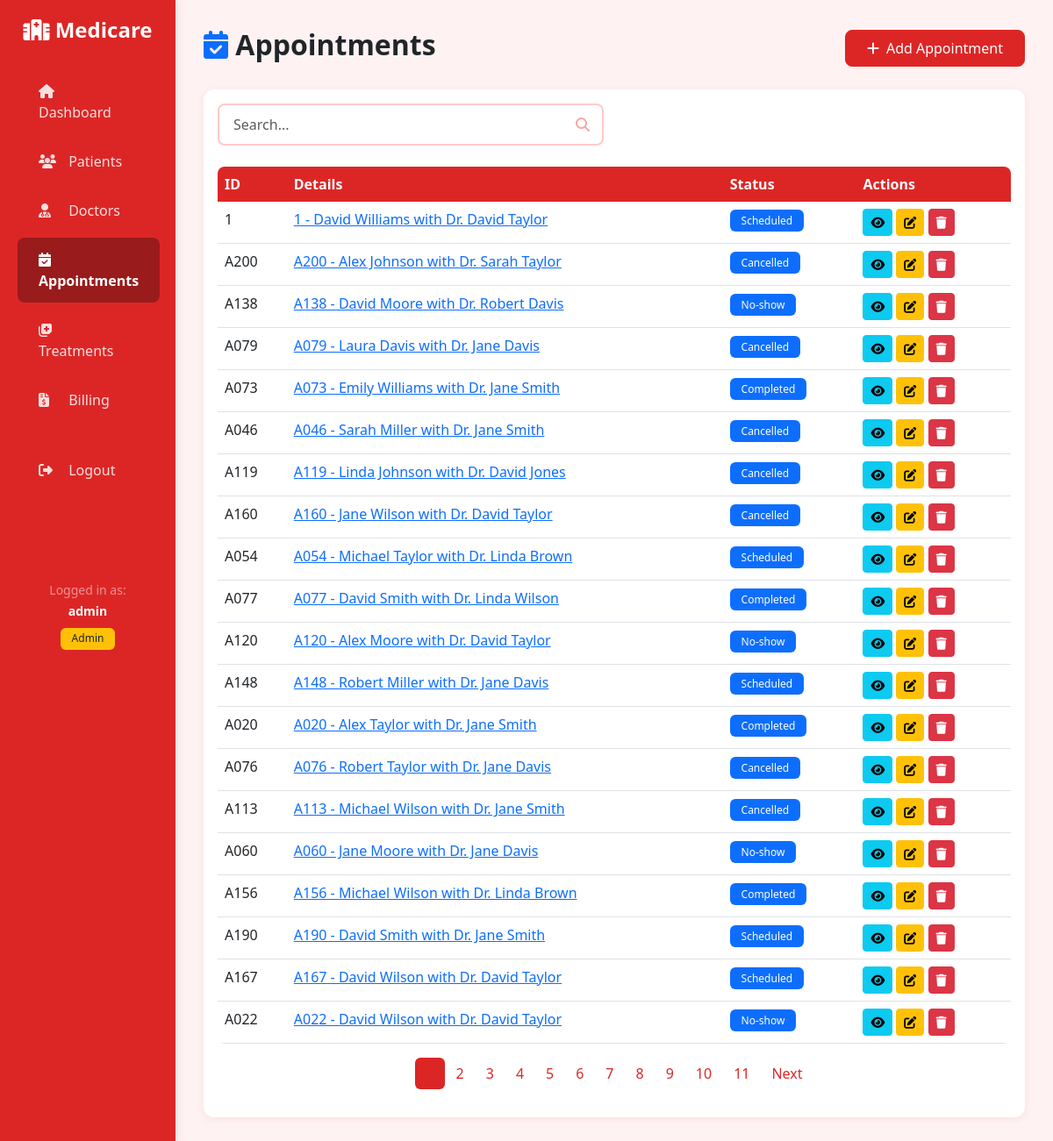
The page /appointments/ (signed in) on the database its author committed.
### medicare/models.py (models this page shows, shortened)
class Appointment(models.Model):
    STATUS_CHOICES = [
        ('Scheduled', 'Scheduled'),
        ('Completed', 'Completed'),
        ('Cancelled', 'Cancelled'),
        ('No-show', 'No-show'),
    ]
    REASON_CHOICES = [
        ('Checkup', 'Checkup'),
        ('Consultation', 'Consultation'),
        ('Follow-up', 'Follow-up'),
        ('Emergency', 'Emergency'),
        ('Therapy', 'Therapy'),
    ]
    appointment_id = models.CharField(max_length=10, unique=True, primary_key=True)
    patient = models.ForeignKey(Patient, on_delete=models.CASCADE, related_name='appointments')
    doctor = models.ForeignKey(Doctor, on_delete=models.CASCADE, related_name='appointments')
    appointment_date = models.DateField()
    appointment_time = models.TimeField()
    reason_for_visit = models.CharField(max_length=100, choices=REASON_CHOICES)
    status = models.CharField(max_length=20, choices=STATUS_CHOICES, default='Scheduled')
    notes = models.TextField(blank=True, null=True)
    created_at = models.DateTimeField(auto_now_add=True)
    updated_at = models.DateTimeField(auto_now=True)
    class Meta:
        ordering = ['-appointment_date', '-appointment_time']
    def __str__(self):
        return f"{self.appointment_id} - {self.patient.full_name} with {self.doctor.full_name}"

class Patient(models.Model):
    GENDER_CHOICES = [
        ('M', 'Male'),
        ('F', 'Female'),
        ('O', 'Other'),
    ]
    patient_id = models.CharField(max_length=10, unique=True, primary_key=True)
    first_name = models.CharField(max_length=100)
    last_name = models.CharField(max_length=100)
    gender = models.CharField(max_length=1, choices=GENDER_CHOICES)
    date_of_birth = models.DateField()
    contact_number = models.CharField(max_length=15)
    address = models.TextField()
    registration_date = models.DateField()
    insurance_provider = models.CharField(max_length=100)
    insurance_number = models.CharField(max_length=50)
    email = models.EmailField()
    class Meta:
        ordering = ['patient_id']
    @property
    def full_name(self):
        return f"{self.first_name} {self.last_name}"

class Doctor(models.Model):
    SPECIALIZATIONS = [
        ('Cardiology', 'Cardiology'),
        ('Dermatology', 'Dermatology'),
        ('Pediatrics', 'Pediatrics'),
        ('Oncology', 'Oncology'),
        ('Neurology', 'Neurology'),
        ('Orthopedics', 'Orthopedics'),
        ('Other', 'Other'),
    ]
    doctor_id = models.CharField(max_length=10, unique=True, primary_key=True)
    first_name = models.CharField(max_length=100)
    last_name = models.CharField(max_length=100)
    specialization = models.CharField(max_length=100, choices=SPECIALIZATIONS)
    phone_number = models.CharField(max_length=15)
    years_experience = models.IntegerField()
    hospital_branch = models.CharField(max_length=100)
    email = models.EmailField()
    class Meta:
        ordering = ['doctor_id']
    @property
    def full_name(self):
        return f"Dr. {self.first_name} {self.last_name}"

### medicare/views.py (the view, shortened to what this page needs)
# urls.py: path('appointments/', views.appointment_list, name='appointment_list'),
@login_required
def appointment_list(request):
    search_query = request.GET.get('search', '')
    status = request.GET.get('status', '')
    date_from = request.GET.get('date_from', '')
    date_to = request.GET.get('date_to', '')
    appointments = Appointment.objects.select_related('patient', 'doctor').all()
    if status:
        appointments = appointments.filter(status=status)
    if date_from:
        appointments = appointments.filter(appointment_date__gte=date_from)
    if date_to:
        appointments = appointments.filter(appointment_date__lte=date_to)
    paginator = Paginator(appointments, 20)
    page_number = request.GET.get('page')
    page_obj = paginator.get_page(page_number)
    statuses = Appointment.STATUS_CHOICES
    context = {
        'page_obj': page_obj,
        'search_query': search_query,
        'status': status,
        'date_from': date_from,
        'date_to': date_to,
        'statuses': statuses,
    }
    return render(request, 'medicare/appointment_list.html', context)

### templates/medicare/appointment_list.html (shortened to what this page needs)
{%extends 'medicare/base.html'%}
{%block content%}
<div class="d-flex justify-content-between align-items-center mb-4">
    <h1 class="h2 fw-bold"><i class="fas fa-calendar-check text-primary"></i> Appointments</h1>
    <a href="{%url 'appointment_create'%}" class="btn btn-primary">
        <i class="fas fa-plus me-2"></i>Add Appointment
    </a>
</div>
<div class="card">
    <div class="card-body">
        <div class="row mb-4">
            <div class="col-md-6">
                <form method="get" class="search-box">
                    <input type="text" name="search" class="form-control" placeholder="Search..." value="{{search_query}}">
                    <i class="fas fa-search"></i>
                </form>
            </div>
        </div>
        <div class="table-responsive">
            <table class="table table-hover">
                <thead>
                    <tr>
                        <th>ID</th>
                        <th>Details</th>
                        <th>Status</th>
                        <th>Actions</th>
                    </tr>
                </thead>
                <tbody>
                    {%for item in page_obj%}
                    <tr>
                        <td>{{item.appointment_id}}</td>
                        <td><a href="{%url 'appointment_detail' item.appointment_id%}">{{item}}</a></td>
                        <td>{%if item.status%}<span class="badge bg-primary">{{item.status}}</span>{%endif%}</td>
                        <td>
                            <a href="{%url 'appointment_detail' item.appointment_id%}" class="btn btn-sm btn-info">
                                <i class="fas fa-eye"></i>
                            </a>
                            <a href="{%url 'appointment_update' item.appointment_id%}" class="btn btn-sm btn-warning">
                                <i class="fas fa-edit"></i>
                            </a>
                            <a href="{%url 'appointment_delete' item.appointment_id%}" class="btn btn-sm btn-danger">
                                <i class="fas fa-trash"></i>
                            </a>
                        </td>
                    </tr>
                    {%empty%}
                    <tr>
                        <td colspan="4" class="text-center text-muted">No appointments found</td>
                    </tr>
                    {%endfor%}
                </tbody>
            </table>
        </div>
        {%if page_obj.has_other_pages%}
        <nav>
            <ul class="pagination justify-content-center">
                {%for num in page_obj.paginator.page_range%}
                <li class="page-item {%if page_obj.number == num%}active{%endif%}">
                    <a class="page-link" href="?page={{num}}">{{num}}</a>
                </li>
                {%endfor%}
                {%if page_obj.has_next%}
                <li class="page-item">
                    <a class="page-link" href="?page={{page_obj.next_page_number}}">Next</a>
                </li>
                {%endif%}
            </ul>
        </nav>
        {%endif%}
    </div>
</div>
{%endblock%}

### templates/medicare/base.html (shortened to what this page needs)
<!DOCTYPE html>
<html lang="en">
<head>
    <link href="https://cdn.jsdelivr.net/npm/bootstrap@5.3.0/dist/css/bootstrap.min.css" rel="stylesheet">
    <link rel="stylesheet" href="https://cdnjs.cloudflare.com/ajax/libs/font-awesome/6.4.0/css/all.min.css">
</head>
<body>
    {% if user.is_authenticated %}
    <div class="container-fluid">
        <div class="row">
            <nav class="col-md-2 d-md-block sidebar">
                <div class="position-sticky pt-3">
                    <a href="{% url 'dashboard' %}" class="navbar-brand d-block text-center mb-4">
                        <i class="fas fa-hospital-alt"></i> Medicare
                    </a>
                    <ul class="nav flex-column">
                        <li class="nav-item">
                            <a class="nav-link {% if request.resolver_match.url_name == 'dashboard' %}active{% endif %}" href="{% url 'dashboard' %}">
                                <i class="fas fa-home"></i> Dashboard
                            </a>
                        </li>
                        {% if user.is_staff or user.is_superuser %}
                        <li class="nav-item">
                            <a class="nav-link {% if 'patient' in request.resolver_match.url_name %}active{% endif %}" href="{% url 'patient_list' %}">
                                <i class="fas fa-users"></i> Patients
                            </a>
                        </li>
                        <li class="nav-item">
                            <a class="nav-link {% if 'doctor' in request.resolver_match.url_name %}active{% endif %}" href="{% url 'doctor_list' %}">
                                <i class="fas fa-user-md"></i> Doctors
                            </a>
                        </li>
                        <li class="nav-item">
                            <a class="nav-link {% if 'appointment' in request.resolver_match.url_name %}active{% endif %}" href="{% url 'appointment_list' %}">
                                <i class="fas fa-calendar-check"></i> Appointments
                            </a>
                        </li>
                        <li class="nav-item">
                            <a class="nav-link {% if 'treatment' in request.resolver_match.url_name %}active{% endif %}" href="{% url 'treatment_list' %}">
                                <i class="fas fa-notes-medical"></i> Treatments
                            </a>
                        </li>
                        <li class="nav-item">
                            <a class="nav-link {% if 'billing' in request.resolver_match.url_name %}active{% endif %}" href="{% url 'billing_list' %}">
                                <i class="fas fa-file-invoice-dollar"></i> Billing
                            </a>
                        </li>
                        {% endif %}
                        <li class="nav-item mt-4">
                            <a class="nav-link" href="{% url 'logout' %}">
                                <i class="fas fa-sign-out-alt"></i> Logout
                            </a>
                        </li>
                    </ul>
                    <div class="text-center text-white-50 mt-5 pt-5">
                        <small>Logged in as:<br><strong class="text-white">{{ user.username }}</strong></small>
                        {% if user.is_staff or user.is_superuser %}
                        <br><span class="badge bg-warning text-dark mt-2">Admin</span>
                        {% else %}
                        <br><span class="badge bg-info mt-2">User</span>
                        {% endif %}
                    </div>
                </div>
            </nav>
            <main class="col-md-10 ms-sm-auto main-content">
                {% block content %}{% endblock %}
            </main>
        </div>
    </div>
    {% else %}
        {% block login_content %}{% endblock %}
    {% endif %}
</body>
</html>

### templates/medicare/base.html (style rules this page uses)
:root { --primary-color: #dc2626; --primary-hover: #b91c1c; --primary-dark: #991b1b; --secondary-color: #fca5a5; --success-color: #dc2626; --danger-color: #7f1d1d; --warning-color: #f87171; --info-color: #ef4444; --dark-color: #450a0a; --light-color: #fef2f2; --border-color: #fecaca; }
body { font-family: 'Segoe UI', Tahoma, Geneva, Verdana, sans-serif; background-color: var(--light-color); }
.sidebar { min-height: 100vh; background: #dc2626; box-shadow: 2px 0 10px rgba(220, 38, 38, 0.1); }
.sidebar .nav-link { color: rgba(255,255,255,0.85); padding: 0.8rem 1.5rem; transition: all 0.3s ease; border-radius: 8px; margin: 0.2rem 0.5rem; }
.sidebar .nav-link.active { background-color: #991b1b; color: white; font-weight: 600; }
.sidebar .nav-link i { margin-right: 10px; width: 20px; }
.main-content { padding: 2rem; }
.card { border: none; border-radius: 12px; box-shadow: 0 2px 8px rgba(220, 38, 38, 0.08); transition: transform 0.3s ease, box-shadow 0.3s ease; }
.btn-primary { background-color: var(--primary-color); border-color: var(--primary-color); padding: 0.5rem 1.5rem; border-radius: 8px; transition: all 0.3s ease; }
.table { border-radius: 8px; overflow: hidden; }
.table thead th { background-color: var(--primary-color); color: white; font-weight: 600; border: none; }
.table tbody tr { transition: background-color 0.2s ease; }
.badge { padding: 0.4rem 0.8rem; font-weight: 500; border-radius: 6px; }
.search-box { position: relative; }
.search-box input { border-radius: 8px; padding: 0.6rem 2.5rem 0.6rem 1rem; border: 2px solid var(--border-color); }
.search-box i { position: absolute; right: 1rem; top: 50%; transform: translateY(-50%); color: var(--secondary-color); }
.navbar-brand { font-size: 1.5rem; font-weight: 700; color: white !important; }
.pagination .page-link { border-radius: 6px; margin: 0 2px; border: none; color: var(--primary-color); }
.pagination .page-item.active .page-link { background-color: var(--primary-color); border-color: var(--primary-color); }
.form-control, .form-select { border-radius: 8px; border: 2px solid var(--border-color); padding: 0.6rem 1rem; }

### rows shown on the page
Appointment: appointment_id "1", appointment_id+patient+doctor "1 - David Williams with Dr. David Taylor", status "Scheduled"
Appointment: appointment_id "A200", appointment_id+patient+doctor "A200 - Alex Johnson with Dr. Sarah Taylor", status "Cancelled"
Appointment: appointment_id "A138", appointment_id+patient+doctor "A138 - David Moore with Dr. Robert Davis", status "No-show"
Appointment: appointment_id "A079", appointment_id+patient+doctor "A079 - Laura Davis with Dr. Jane Davis", status "Cancelled"
Appointment: appointment_id "A073", appointment_id+patient+doctor "A073 - Emily Williams with Dr. Jane Smith", status "Completed"
Appointment: appointment_id "A046", appointment_id+patient+doctor "A046 - Sarah Miller with Dr. Jane Smith", status "Cancelled"
Appointment: appointment_id "A119", appointment_id+patient+doctor "A119 - Linda Johnson with Dr. David Jones", status "Cancelled"
Appointment: appointment_id "A160", appointment_id+patient+doctor "A160 - Jane Wilson with Dr. David Taylor", status "Cancelled"
Appointment: appointment_id "A054", appointment_id+patient+doctor "A054 - Michael Taylor with Dr. Linda Brown", status "Scheduled"
Appointment: appointment_id "A077", appointment_id+patient+doctor "A077 - David Smith with Dr. Linda Wilson", status "Completed"
Appointment: appointment_id "A120", appointment_id+patient+doctor "A120 - Alex Moore with Dr. David Taylor", status "No-show"
Appointment: appointment_id "A148", appointment_id+patient+doctor "A148 - Robert Miller with Dr. Jane Davis", status "Scheduled"
Appointment: appointment_id "A020", appointment_id+patient+doctor "A020 - Alex Taylor with Dr. Jane Smith", status "Completed"
Appointment: appointment_id "A076", appointment_id+patient+doctor "A076 - Robert Taylor with Dr. Jane Davis", status "Cancelled"
Appointment: appointment_id "A113", appointment_id+patient+doctor "A113 - Michael Wilson with Dr. Jane Smith", status "Cancelled"
Appointment: appointment_id "A060", appointment_id+patient+doctor "A060 - Jane Moore with Dr. Jane Davis", status "No-show"
Appointment: appointment_id "A156", appointment_id+patient+doctor "A156 - Michael Wilson with Dr. Linda Brown", status "Completed"
Appointment: appointment_id "A190", appointment_id+patient+doctor "A190 - David Smith with Dr. Jane Smith", status "Scheduled"
Appointment: appointment_id "A167", appointment_id+patient+doctor "A167 - David Wilson with Dr. David Taylor", status "Scheduled"
Appointment: appointment_id "A022", appointment_id+patient+doctor "A022 - David Wilson with Dr. David Taylor", status "No-show"

### other values the page prints
{{ user.username }} "admin"
{{ num }} "2" "3" "4" "5" "6" "7" "8" "9" "10" "11"
